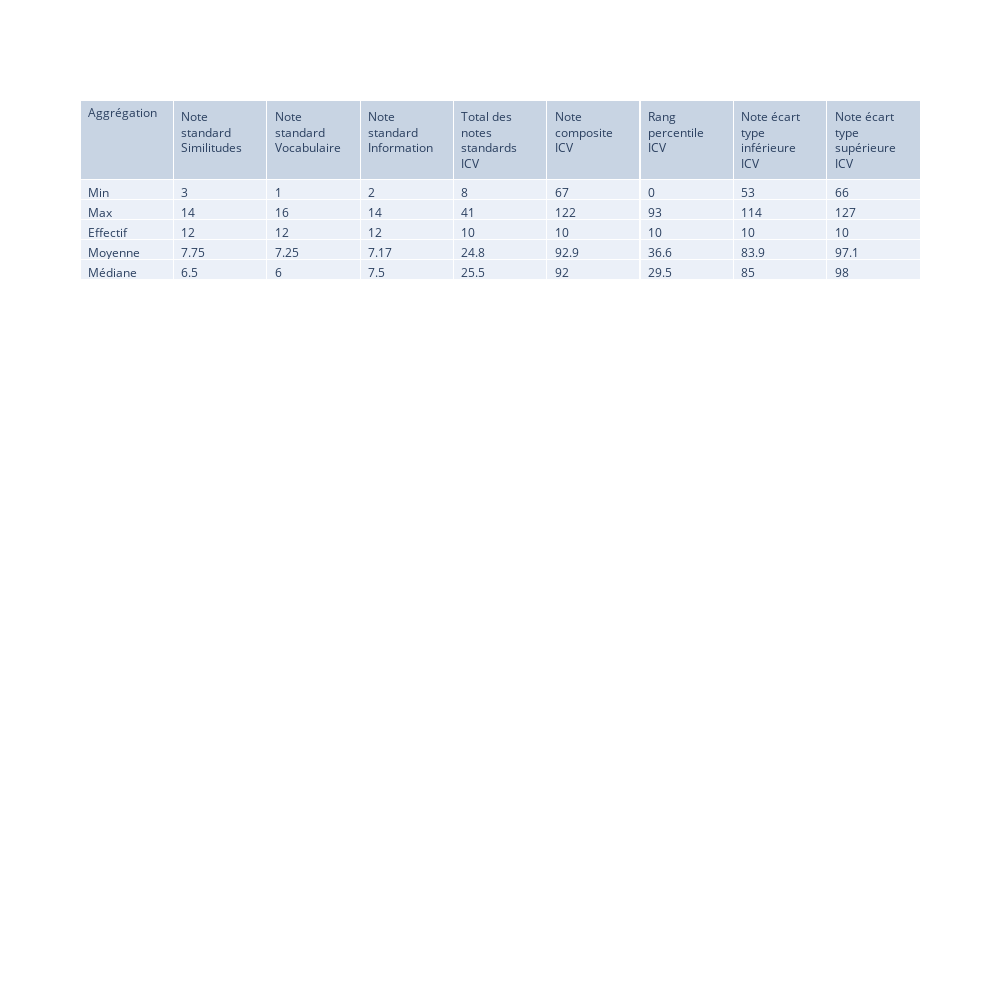

Here is the notebook cell this chart was saved with:
### Code cell
fig = go.Figure(data=wais_sub)
fig.update_layout(width=1000, height=1000)
fig.show()

### Figure 1 — Plotly figure (JSON) as saved in the notebook; plotly's stock layout.template omitted (floating-point values rounded to 4 significant figures)
{"data": [{"cells": {"align": "left", "values": [["Min", "Max", "Effectif", "Moyenne", "Médiane"], [3, 14, 12, 7.75, 6.5], [1, 16, 12, 7.25, 6], [2, 14, 12, 7.17, 7.5], [8, 41, 10, 24.8, 25.5], [67, 122, 10, 92.9, 92], [0, 93, 10, 36.6, 29.5], [53, 114, 10, 83.9, 85], [66, 127, 10, 97.1, 98]]}, "header": {"align": "left", "values": ["Aggrégation", "Note standard Similitudes", "Note standard Vocabulaire", "Note standard Information", "Total des notes standards ICV", "Note composite ICV", "Rang percentile ICV", "Note écart type inférieure ICV", "Note écart type supérieure ICV"]}, "type": "table"}], "layout": {"height": 1000, "width": 1000}}
